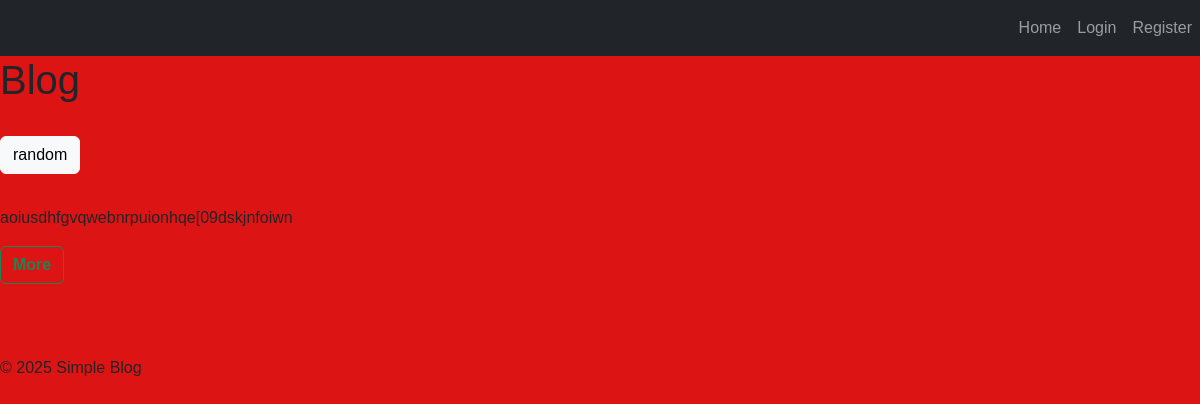
Before: / with the older database file.
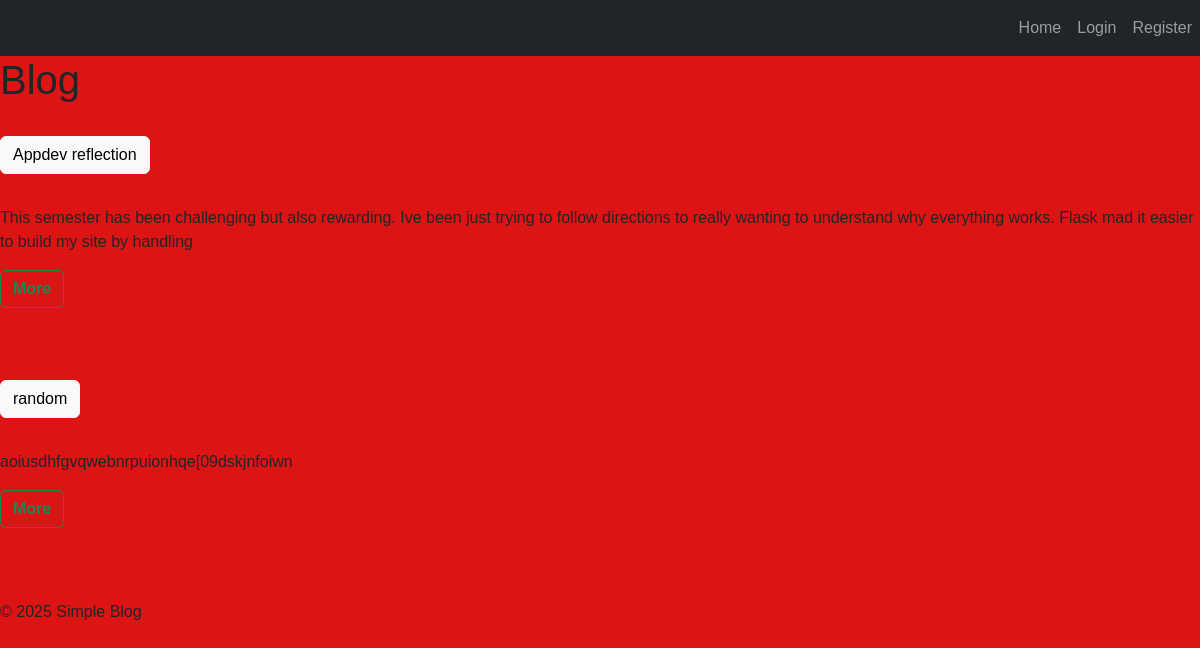
After: the same page with the newer database file.
### app.py (models this page shows, shortened)
class Post(db.Model):
    id = db.Column(db.Integer, primary_key=True)
    title = db.Column(db.String(200), nullable=False)
    content = db.Column(db.Text, nullable=False)
    created_at = db.Column(db.DateTime, default=datetime.utcnow)
    updated_at = db.Column(db.DateTime, default=datetime.utcnow, onupdate=datetime.utcnow)
    user_id = db.Column(db.Integer, db.ForeignKey('user.id'), nullable=False)
    comments = db.relationship(
        'Comment', backref='post', lazy=True, cascade='all, delete-orphan', order_by='Comment.created_at.asc()'
    )

### app.py (the view)
@app.route('/')
def index():
    posts = Post.query.order_by(Post.created_at.desc()).all()
    return render_template('index.html', posts=posts)

### templates/index.html (shortened to what this page needs)
{% extends "base.html" %}
    {% block content %}
        <div>
            <h1>Blog</h1>
            <br>
            {% if posts %}
                {% for post in posts %}
                <div>
                    <h3>
                        <a href="{{ url_for('view_post', post_id=post.id) }}">
                            <button type="button" class="btn btn-light">{{ post.title }}</button>
                        </a>
                        <br>
                    </h3>
                    <br>
                    <p>
                        {% if post.content|length > 200 %}
                            {{ post.content[:200] }}
                        {% else %}
                            {{ post.content }}
                        {% endif %}
                    </p>
                    <a href="{{ url_for('view_post', post_id=post.id) }}">
                        <button type="button" class="btn btn-outline-success"><strong>More</strong></button>
                    </a>
                </div>
                <br>
                <br>
                <br>
                {% endfor %}
            {% else %}
                <div>
                    <p>No posts yet.</p>
                </div>
            {% endif %}
        </div>
    {% endblock %}

### templates/base.html (shortened to what this page needs)
<!DOCTYPE html>
<html lang="en">
<head>
    <link href="https://cdn.jsdelivr.net/npm/bootstrap@5.3.0/dist/css/bootstrap.min.css" rel="stylesheet">
    <link rel="stylesheet" type="text/css" href="{{ url_for('static', filename='style.css') }}">
</head>
<body>
    <nav class="navbar navbar-expand-lg navbar-dark bg-dark">
        <div class="collapse navbar-collapse" id="navbarNav">
            <ul class="navbar-nav ms-auto">
                <li class="nav-item">
                    <a class="nav-link" href="{{ url_for('index') }}">Home</a>
                </li>
                {% if current_user.is_authenticated %}
                    <li class="nav-item">
                        <a class="nav-link" href="{{ url_for('create_post') }}">New Post</a>
                    </li>
                    <li class="nav-item">
                        <a class="nav-link" href="{{ url_for('user_posts', username=current_user.username) }}">My Posts</a>
                    </li>
                    <li class="nav-item">
                        <a class="nav-link" href="{{ url_for('logout') }}">Logout ({{ current_user.username }})</a>
                    </li>
                {% else %}
                    <li class="nav-item">
                        <a class="nav-link" href="{{ url_for('login') }}">Login</a>
                    </li>
                    <li class="nav-item">
                        <a class="nav-link" href="{{ url_for('register') }}">Register</a>
                    </li>
                {% endif %}
            </ul>
        </div>
    </nav>
    <main>
        {% block content %}{% endblock %}
    </main>
    <footer>
        <div>
            <p1>&copy; 2025 Simple Blog</p1>
        </div>
    </footer>
</body>
</html>

### static/style.css (style rules this page uses)
body { font-family: Arial, sans-serif; background-color: #dd1414; margin: 0; padding: 0; }

Changed rows visible on the page:
added Post: title "Appdev reflection", content "This semester has been challenging but also rewarding. Ive been just trying to follow directions to really wanting to understand why everything works. Flask mad it easier to build my site by handling"
